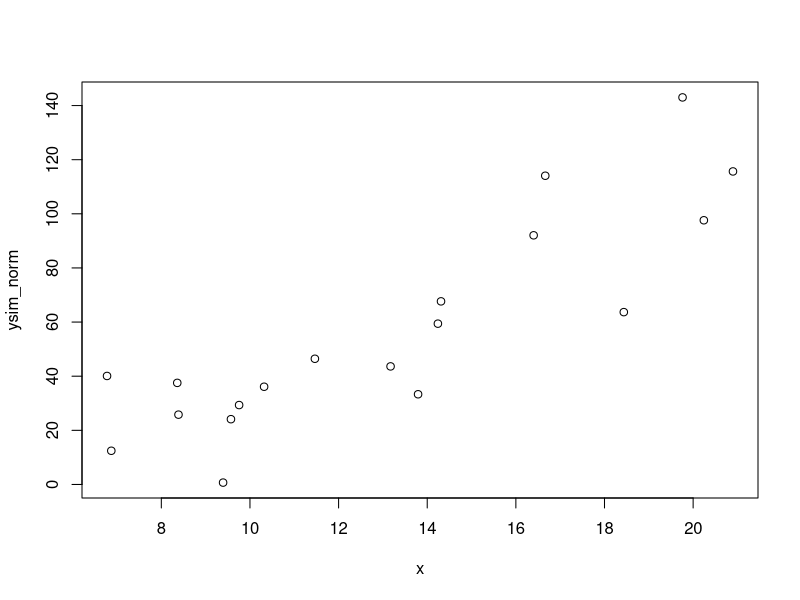
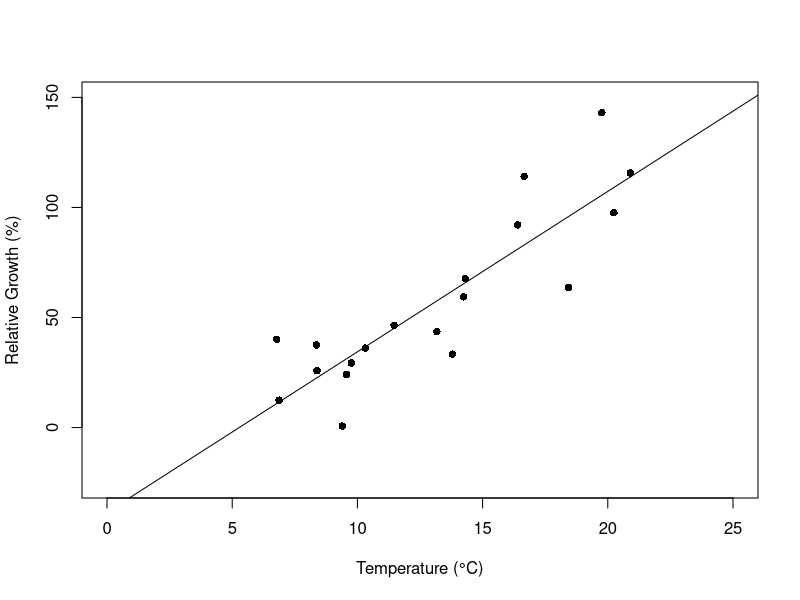

Write the R code that produced these figures, in order.

#Here we are going to generate some data that reflects the growth of the sea star
 

#Setting the seed to get reproducible random numbers, this value is arbitrary
set.seed(5)

#Next we need to determine the number of weight(g) observations we will take (sample size, each sea star is weighed as a juvenile)
# we might not do this and rather have n defined per line
#n <- 19

#We want a normal distribution for temperature within a range, or else we change the run to categorical and set the temperatures
#from 5.04 -21.62 degress celcius - min and max values taken from data set

x <- runif(n = 19, min = 5.04, max = 21.62)

#We will want a normal distribution for the relative growth (change in wet mass/initial mass) this will represent epsilon (e)
#I'm not fully sure if this is the right way to input e, but without the slope and intercept it is hard to test if this makes sense
#Current values are for the initial mass of subjects. Calculations for relative growth were not given in the paper

#e <- rnorm(n = 48, mean = 4.65, sd = 0.19)


#defining the slope and then the intercept of the original regression
# initial regression equation taken from data gooding_harley_2009.csv

b0 <- 7.717

b1 <- -45.036

#Next we can try putting it all together and see if we get some data!
# I increased the standard deviation that is used to add noise to the data from the 1 that was given in the example to make the SE for simulated data more realistic

ytrue <- (b0 * x) + b1

ysim_norm <- ytrue + rnorm(n = 19, mean = 0, sd = 18)

#create data frame
df = data.frame(x, ysim_norm)

#visualize data with rudimentary plot  
plot(x,ysim_norm)

#create linear model
m <- lm(ysim_norm ~ x)
summary(m)

#create plot
plot(ysim_norm ~ x, data = df, xlim=c(0,25), ylim=c(-25,150), xlab= "Temperature (°C)", ylab= "Relative Growth (%)", pch=16) + 
  abline(lm(ysim_norm ~ x))
